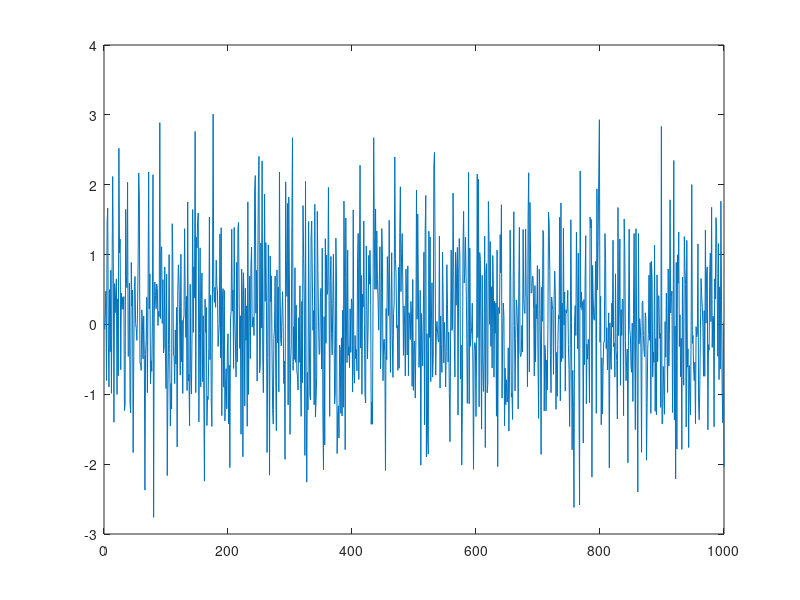

This chart was generated by the following MATLAB code:
a = 3; %output supression ;
b = 2;

a = pi;

disp(a); %disp as in display

disp(sprintf('2 decimals: %0.2f', a));
disp(sprintf('6 decimals: %0.6f', a));

A = [1,2;
     3,4];
disp("")     
disp(A)
disp("")
disp(A)
disp("")

V = [1;2;3];
U = [1,2,3];

disp(V)
disp("")
disp(U)
disp("")

C = ones(1,3)
D = ones(2,3)
E = 2*D

disp("")

W = rand(2,2) %uniform random
UU = randn(2,2) %normal random

w = rand(1,1)

VV = randn(1000,1);

hist(VV)
hist(VV, 50)

I = eye(4)
plot(VV)

K = [2;3;1]
disp(K+1) %equivalent to summing to a only 1's vector


















